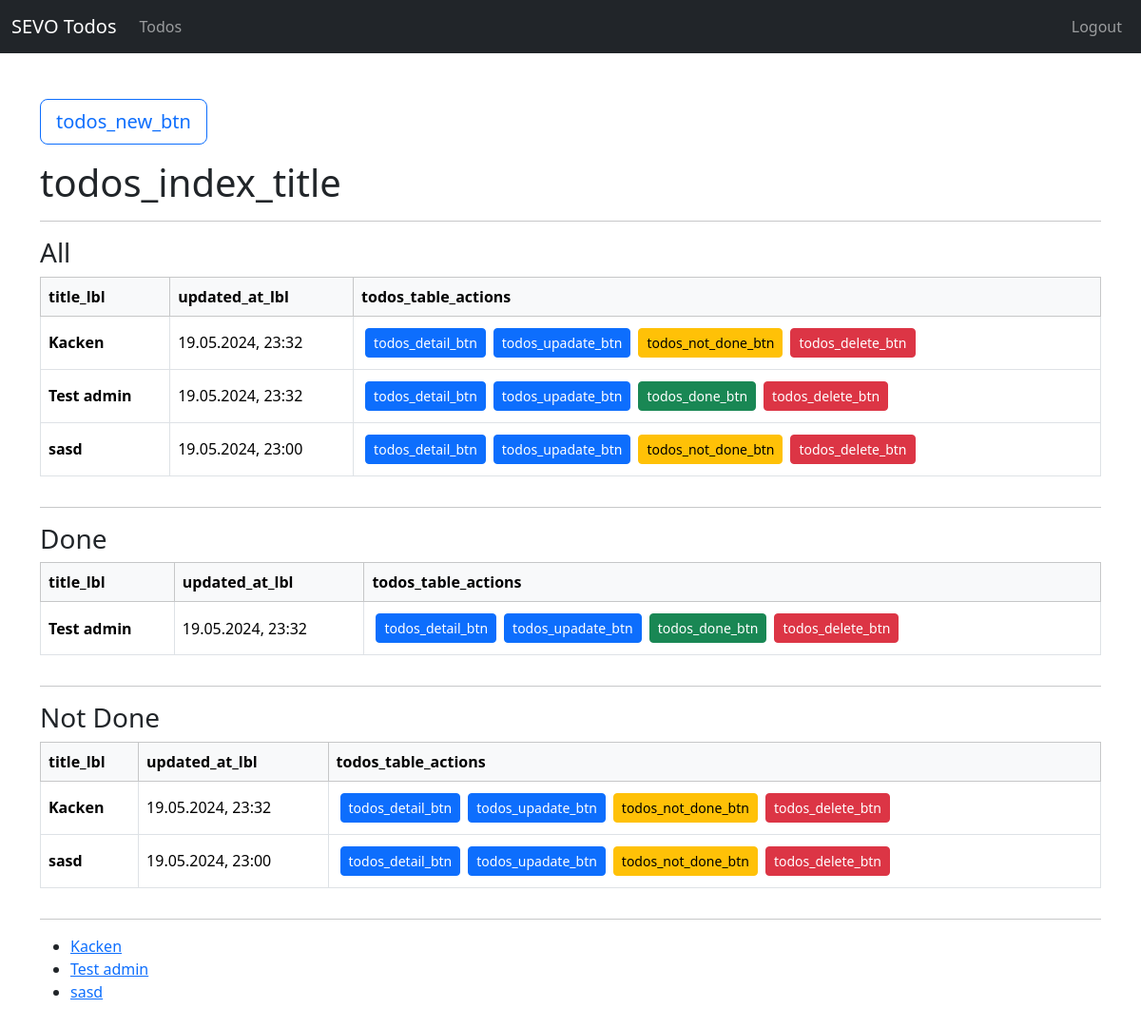
The app's page / (signed in), older data.
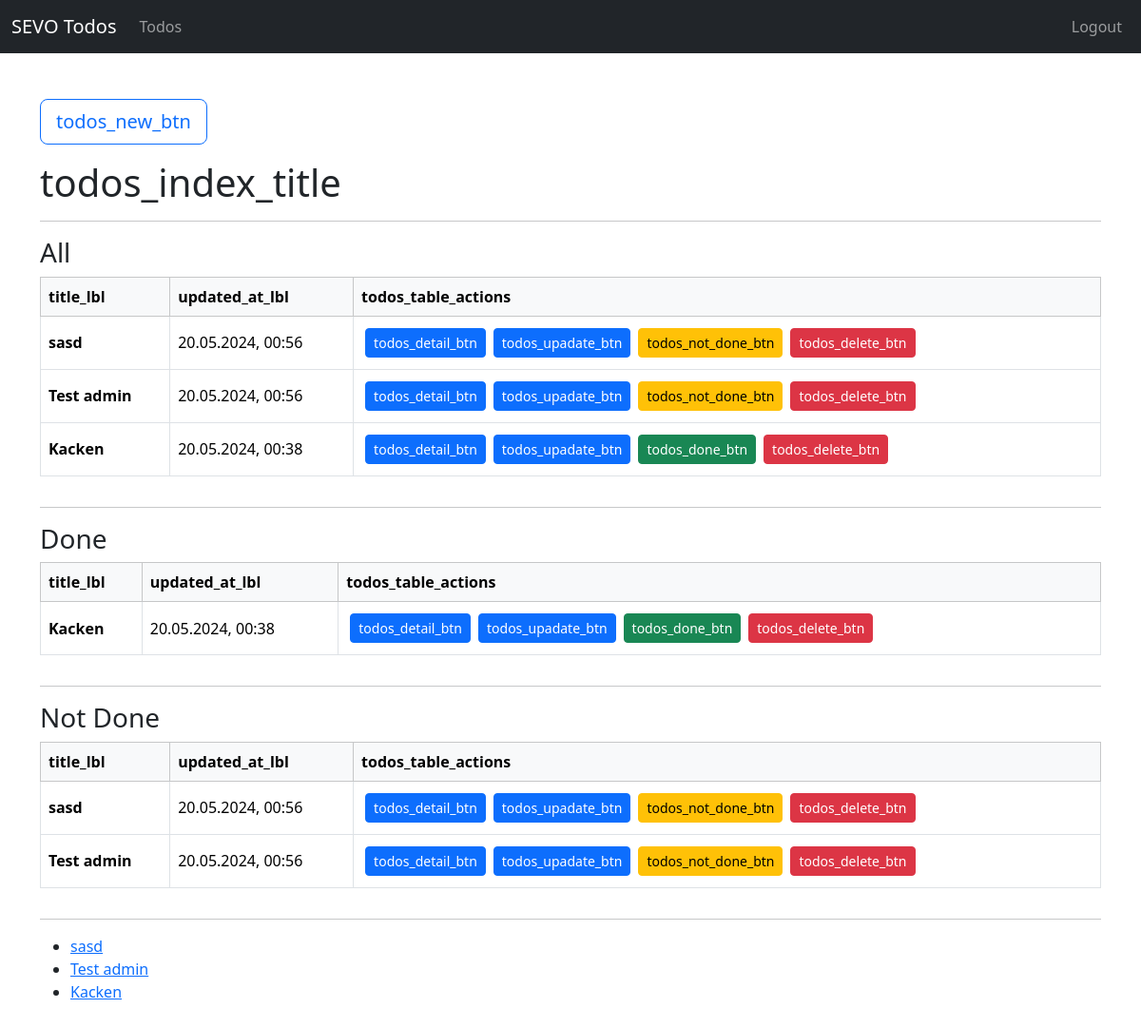
The same page, newer data.
### todos/models.py (models this page shows, shortened)
class Todo(models.Model):
    user = models.ForeignKey(User, on_delete=models.CASCADE)
    title = models.CharField(max_length=255)
    content = tinymce_models.HTMLField()
    done = models.BooleanField(default=False)
    created_at = models.DateTimeField(auto_now_add=True)
    updated_at = models.DateTimeField(auto_now=True)
    class Meta:
        ordering = ["-updated_at"]

### todos/views.py (the view)
# urls.py: path("", views.index, name="todos-index"),
def index(request):
    if not request.user.is_authenticated:
        return helpers.not_auth_redirect()
    current_user = request.user
    todos = models.Todo.objects.filter(user=current_user)
    done_todos = todos.filter(done=True)
    not_done_todos = todos.filter(done=False)
    return render(request, "todos/index.html", {
        "title": _("todos_index_title"),
        "todos": todos,
        "done_todos": done_todos,
        "not_done_todos": not_done_todos
    })

### todos/templates/todos/index.html (shortened to what this page needs)
{% extends "base.html" %}
{% load i18n %}
{% block content %}
    <a class="btn btn-outline-primary btn-lg mb-3" href="{% url "todos-new" %}">{% trans "todos_new_btn" %}</a>
    <h1>{{ title }}</h1>
    <hr>
    <div>
        <h3>All</h3>
        {% include "todos/partials/_table_list.html" with todos=todos %}
    </div>
    <hr>
    <div>
        <h3>Done</h3>
        {% include "todos/partials/_table_list.html" with todos=done_todos %}
    </div>
    <hr>
    <div>
        <h3>Not Done</h3>
        {% include "todos/partials/_table_list.html" with todos=not_done_todos %}
    </div>
    <hr>
    <ul>
        {% for todo in todos %}
            <li>
                <a href="{% url "todos-update" id=todo.id %}">{{ todo.title }}</a>
            </li>
        {% endfor %}
    </ul>
{%  endblock %}

### templates/base.html (shortened to what this page needs)
{% load static %}
<!DOCTYPE html>
<html>
<head>
    <link rel="stylesheet" href="{% static "vendor/bootstrap/css/bootstrap.min.css" %}">
    <link rel="stylesheet" href="{% static "css/style.css" %}">
</head>
<body>
    {% include "partials/_navbar.html" %}
    <main class="container py-5">
        {% block content %}{% endblock %}
    </main>
</body>
</html>

### templates/partials/_navbar.html (shortened to what this page needs)
<nav class="navbar navbar-expand-lg navbar-dark bg-dark">
    <div class="container-fluid">
        <a class="navbar-brand" href="/">SEVO Todos</a>
        <div class="collapse navbar-collapse" id="navbarContent">
            <ul class="navbar-nav me-auto mb-2 mb-lg-0">
                {% if user.is_authenticated %}
                <li class="nav-item">
                    <a class="nav-link{% if "todos" in request.path %} active{% endif %}"{% if "todos" in request.path %} aria-current="page"{% endif %} href="{% url "todos-index" %}">Todos</a>
                </li>
                {% endif %}
            </ul>
            <ul class="navbar-nav mb-2 mb-lg-0">
                {% if user.is_authenticated %}
                    <li class="nav-item">
                        <a class="nav-link" href="{% url "sevo-auth-logout" %}">Logout</a>
                    </li>
                {% else %}
                    <li class="nav-item">
                        <a class="nav-link {% if "login" in request.path %} active{% endif %}"{% if "members" in request.path %} aria-current="page"{% endif %} href="{% url "sevo-auth-login" %}">Login</a>
                    </li>
                {% endif %}
            </ul>
        </div>
    </div>
</nav>

### todos/templates/todos/partials/_table_list.html
{% load i18n %}
<div class="table-responsive">
    <table class="table table-bordered align-middle">
        <thead class="table-light">
        <tr>
            <th scope="col">{% trans "title_lbl" %}</th>
            <th scope="col">{% trans "updated_at_lbl" %}</th>
            <th scope="col">{% trans "todos_table_actions" %}</th>
        </tr>
        </thead>
        <tbody>
            {% for todo in todos %}
                <tr>
                    <th scope="row">
                        {{ todo.title }}
                    </th>
                    <td>{{ todo.updated_at|date:"d.m.Y, H:i" }}</td>
                    <td>
                        <div class="d-flex justify-content-start align-content-center">
                            <a class="btn btn-primary btn-sm d-block m-1" href="{% url "todos-detail" id=todo.id %}">{% trans "todos_detail_btn" %}</a>
                            <a class="btn btn-primary btn-sm d-block m-1" href="{% url "todos-update" id=todo.id %}">{% trans "todos_upadate_btn" %}</a>
                            <a class="btn {% if todo.done %}btn-success{% else %}btn-warning{% endif %} btn-sm d-block m-1" href="{% url "todos-done" id=todo.id %}">{% if todo.done %}{% trans "todos_done_btn" %}{% else %}{% trans "todos_not_done_btn" %}{% endif %}</a>
                            <a class="btn btn-danger btn-sm d-block m-1" href="{% url "todos-delete" id=todo.id %}">{% trans "todos_delete_btn" %}</a>
                        </div>
                    </td>
                </tr>
            {% endfor %}
        </tbody>
    </table>
</div>

Row changes from the older to the newer data that the page shows:
changed Todo "sasd": updated_at "19.05.2024, 23:00" → "20.05.2024, 00:56"; moves up the list
changed Todo "Test admin": updated_at "19.05.2024, 23:32" → "20.05.2024, 00:56"; done True → False (drawn); trans "todos_done_btn" → "todos_not_done_btn"; moves down the list
changed Todo "Kacken": updated_at "19.05.2024, 23:32" → "20.05.2024, 00:38"; done False → True (drawn); trans "todos_not_done_btn" → "todos_done_btn"
